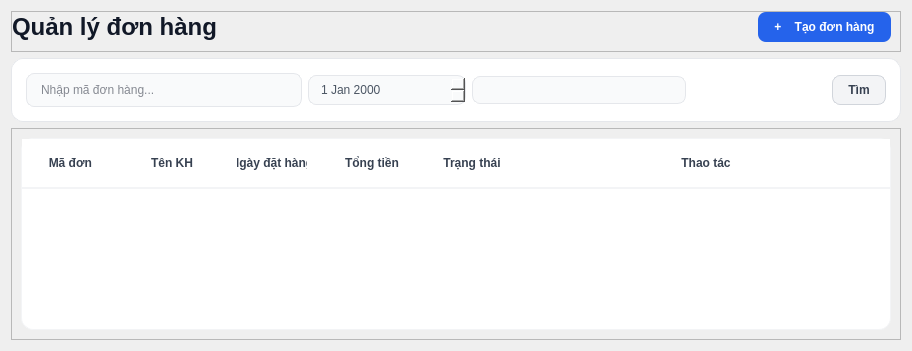
         <widget class="QWidget" name="pageDonHang">
          <property name="styleSheet">
           <string notr="true">/* Tiêu đề trang */
QLabel#lblTitleQuanLyDH {
    font-size: 24px;
    font-weight: bold;
    color: #111827;
}

/* Nút Thêm sản phẩm màu xanh dương nổi bật */
QPushButton#btnTaoDonHang {
    background-color: #2563eb;
    color: white;
    font-weight: bold;
    border-radius: 8px;
    padding: 8px 16px;
}


/* Kiểu dáng bảng trắng tinh khôi */
QTableWidget#tblDonHang {
    background-color: white;
    border: 1px solid #f3f4f6;
    border-radius: 12px;
}

QHeaderView::section {
    background-color: white;
    padding: 15px;
    border: none;
    border-bottom: 2px solid #f3f4f6;
    font-weight: bold;
    color: #374151;
}

/* 3. KHỐI TÌM KIẾM (frTimKiem) - Thiết kế dạng Card mỏng [cite: 331, 287, 456] */
QFrame#frTimKiem {
    background-color: #ffffff;
    border: 1px solid #e5e7eb;
    border-radius: 12px;
    padding: 5px;
}

/* Ô nhập liệu tìm kiếm [cite: 396-402] */
QLineEdit#txtTimKiemDonHang {
    background-color: #f9fafb;
    border: 1px solid #e5e7eb;
    border-radius: 8px;
    padding: 8px 12px;
    color: #111827;
    min-width: 250px;
}

QLineEdit#txtTimKiemDonHang:focus {
    border: 2px solid #2563eb;
    background-color: #ffffff;
}

/* Bộ lọc Trạng thái (ComboBox) [cite: 403-411] */
QComboBox#cbLocTrangThai {
    background-color: #f9fafb;
    border: 1px solid #e5e7eb;
    border-radius: 8px;
    padding: 5px 15px;
    color: #4b5563;
    min-width: 150px;
}

QComboBox#cbLocTrangThai::drop-down {
    border: none;
    width: 30px;
}

QComboBox#cbLocTrangThai::down-arrow {
    image: none;
    border-left: 5px solid transparent;
    border-right: 5px solid transparent;
    border-top: 5px solid #6b7280;
    margin-right: 10px;
}

/* Nút Tìm kiếm [cite: 162, 336] */
QPushButton#btnTimKiemDonHang {
    background-color: #f3f4f6;
    color: #374151;
    border: 1px solid #d1d5db;
    border-radius: 8px;
    padding: 7px 15px;
    font-weight: 600;
}

QPushButton#btnTimKiemDonHang:hover {
    background-color: #e5e7eb;
}

/* Áp dụng cho ô chọn ngày tháng */
QDateEdit {
    background-color: #f9fafb;
    border: 1px solid #e5e7eb;
    border-radius: 8px; /* Bo góc 8px chuẩn hệ thống [cite: 282, 287] */
    padding: 6px 10px;
    color: #4b5563; /* Màu xám đậm chuyên nghiệp [cite: 290] */
    min-width: 120px;
}

QDateEdit:focus {
    border: 2px solid #2563eb; /* Xanh dương khi chọn [cite: 294] */
    background-color: #ffffff;
}

/* Tùy chỉnh nút mũi tên lịch */
QDateEdit::drop-down {
    border: none;
    width: 25px;
}</string>
          </property>
          <layout class="QVBoxLayout" name="verticalLayout_17">
           <item>
            <widget class="QFrame" name="frTitleDH">
             <property name="frameShape">
              <enum>QFrame::StyledPanel</enum>
             </property>
             <property name="frameShadow">
              <enum>QFrame::Raised</enum>
             </property>
             <layout class="QHBoxLayout" name="horizontalLayout">
              <property name="spacing">
               <number>6</number>
              </property>
              <property name="leftMargin">
               <number>0</number>
              </property>
              <property name="topMargin">
               <number>0</number>
              </property>
              <property name="rightMargin">
               <number>9</number>
              </property>
              <property name="bottomMargin">
               <number>9</number>
              </property>
              <item>
               <widget class="QLabel" name="lblTitleQuanLyDH">
                <property name="text">
                 <string>Quản lý đơn hàng</string>
                </property>
               </widget>
              </item>
              <item>
               <spacer name="horizontalSpacer_10">
                <property name="orientation">
                 <enum>Qt::Horizontal</enum>
                </property>
                <property name="sizeHint" stdset="0">
                 <size>
                  <width>224</width>
                  <height>20</height>
                 </size>
                </property>
               </spacer>
              </item>
              <item>
               <widget class="QPushButton" name="btnTaoDonHang">
                <property name="text">
                 <string>+    Tạo đơn hàng</string>
                </property>
               </widget>
              </item>
             </layout>
            </widget>
           </item>
           <item>
            <widget class="QFrame" name="frTimKiem">
             <property name="frameShape">
              <enum>QFrame::StyledPanel</enum>
             </property>
             <property name="frameShadow">
              <enum>QFrame::Raised</enum>
             </property>
             <layout class="QHBoxLayout" name="horizontalLayout_8">
              <item>
               <widget class="QLineEdit" name="txtTimKiemDonHang">
                <property name="placeholderText">
                 <string>Nhập mã đơn hàng...</string>
                </property>
               </widget>
              </item>
              <item>
               <widget class="QDateEdit" name="deLocNgay"/>
              </item>
              <item>
               <widget class="QComboBox" name="cbLocTrangThai"/>
              </item>
              <item>
               <spacer name="horizontalSpacer">
                <property name="orientation">
                 <enum>Qt::Horizontal</enum>
                </property>
                <property name="sizeHint" stdset="0">
                 <size>
                  <width>140</width>
                  <height>13</height>
                 </size>
                </property>
               </spacer>
              </item>
              <item>
               <widget class="QPushButton" name="btnTimKiemDonHang">
                <property name="text">
                 <string>Tìm</string>
                </property>
               </widget>
              </item>
             </layout>
            </widget>
           </item>
           <item>
            <widget class="QFrame" name="frDonHang">
             <property name="frameShape">
              <enum>QFrame::StyledPanel</enum>
             </property>
             <property name="frameShadow">
              <enum>QFrame::Raised</enum>
             </property>
             <layout class="QVBoxLayout" name="verticalLayout_4">
              <item>
               <widget class="QTableWidget" name="tblDonHang">
                <property name="alternatingRowColors">
                 <bool>true</bool>
                </property>
                <property name="selectionBehavior">
                 <enum>QAbstractItemView::SelectRows</enum>
                </property>
                <property name="showGrid">
                 <bool>false</bool>
                </property>
                <attribute name="horizontalHeaderStretchLastSection">
                 <bool>true</bool>
                </attribute>
                <column>
                 <property name="text">
                  <string>Mã đơn </string>
                 </property>
                </column>
                <column>
                 <property name="text">
                  <string>Tên KH</string>
                 </property>
                </column>
                <column>
                 <property name="text">
                  <string>Ngày đặt hàng</string>
                 </property>
                </column>
                <column>
                 <property name="text">
                  <string>Tổng tiền</string>
                 </property>
                </column>
                <column>
                 <property name="text">
                  <string>Trạng thái</string>
                 </property>
                </column>
                <column>
                 <property name="text">
                  <string>Thao tác</string>
                 </property>
                </column>
               </widget>
              </item>
             </layout>
            </widget>
           </item>
          </layout>
         </widget>
